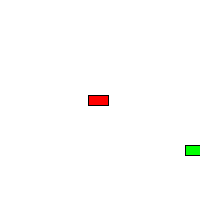
Frame 1 (no input)
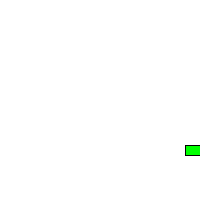
Frame 60 (the mouse pressed at the canvas centre just before this capture)
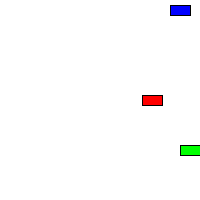
Frame 120 (the mouse held since frame 60 and released just before this capture)

The Processing sketch that drew these frames (run headless with seeded random() and noise(); from frame 60 on, the mouse is pressed at the canvas centre):

// Processing sketch: processing_105743
// ── processing_105743.pde

// http://processing.org/tutorials/objects/
 
// Example: Two Car objects
Car myCar1;
Car myCar2; 
Car myCar3;// Two objects!
 
void setup() {
  size(200,200);
  // Parameters go inside the parentheses when the object is constructed.
  myCar1 = new Car(color(255,0,0),100,100,2); 
  myCar2 = new Car(color(0,0,255),300,10,1);
  myCar3 = new Car(color(0,255,0),200,150,5);
}
 
void draw() {
  background(255);
  myCar1.drive();
  myCar1.display();
  myCar2.drive();
  myCar2.display();
  myCar3.drive();
  myCar3.display();
}
 
// Even though there are multiple objects, we still only need one class. 
// No matter how many cookies we make, only one cookie cutter is needed.
class Car { 
  color c;
  float xpos;
  float ypos;
  float xspeed;
 
  // The Constructor is defined with arguments.
  Car(color tempC, float tempXpos, float tempYpos, float tempXspeed) { 
    c = tempC;
    xpos = tempXpos;
    ypos = tempYpos;
    xspeed = tempXspeed;
  }
 
  void display() {
    stroke(0);
    fill(c);
    rectMode(CENTER);
    rect(xpos,ypos,20,10);
  }
 
  void drive() {
    xpos = xpos - xspeed;
    if (xpos < 10) {
      xpos =300;
    }
  }
}
